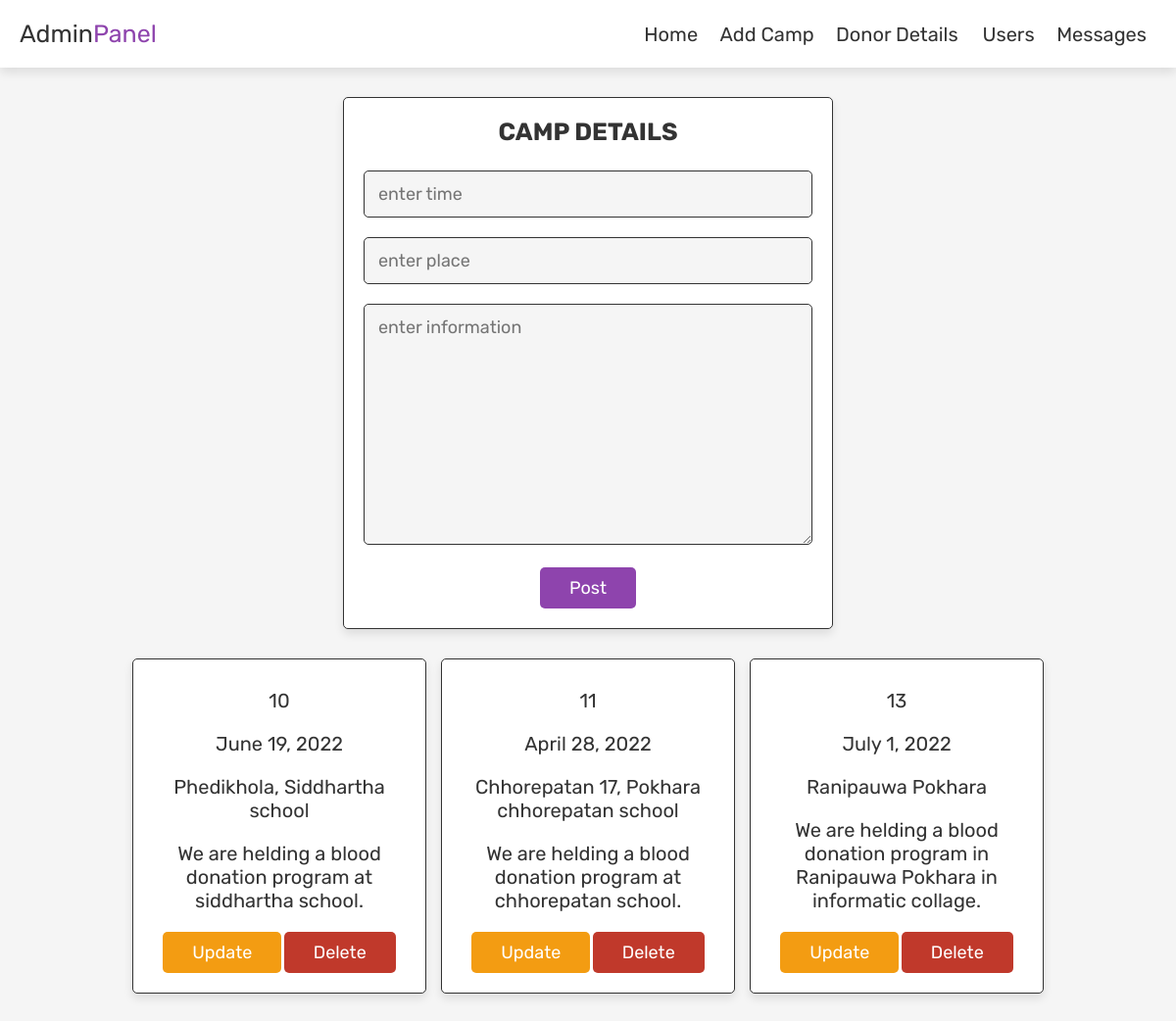
Screenshot of /life_shareAdmin/addcamp.php with the database file from the repository.
### tables this page shows
CREATE TABLE `donorcampinfo` (
  `camp_id` int(11) NOT NULL,
  `time` varchar(50) NOT NULL,
  `place` varchar(50) NOT NULL,
  `information` text NOT NULL
);

### life_shareAdmin/addcamp.php (the view, shortened to what this page needs)
<?php
include 'config.php';
?>
<!DOCTYPE html>
<html lang="en">
<head>
    <link rel="stylesheet" href="css/admin_style.css">
</head>
<body>
<?php include 'header.php'; ?>
<section class="add-products">
<form action="" method="post" enctype="multipart/form-data">
      <h3>Camp Details</h3>
      <input type="text" name="time" required placeholder="enter time" class="box">
      <input type="text" name="place" required placeholder="enter place" class="box">
      <textarea name="information" class="box" placeholder="enter information" id="" cols="30" rows="10"></textarea>
      <input type="submit" value="Post" name="submit" class="btn">
   </form>
</section>
<section class="show-products">
   <div class="box-container">
      <?php
         $select_jobs = mysqli_query($db, "SELECT * FROM `donorcampinfo`") or die('query failed');
         if(mysqli_num_rows($select_jobs) > 0){
            while($fetch_jobs = mysqli_fetch_assoc($select_jobs)){
      ?>
      <div class="box">
         <div class="name"><?php echo $fetch_jobs['camp_id']; ?></div>
         <div class="name"><?php echo $fetch_jobs['time']; ?></div>
         <div class="name"><?php echo $fetch_jobs['place']; ?></div>
         <div class="name"><?php echo $fetch_jobs['information']; ?></div>
         <a href="addcamp.php?update=<?php echo $fetch_jobs['camp_id']; ?>" class="option-btn">update</a>
         <a href="addcamp.php?delete=<?php echo $fetch_jobs['camp_id']; ?>" onclick="return confirm('delete this product?');" class="delete-btn">delete</a>
      </div>
      <?php
         }
      }else{
         echo '<p class="empty">no products added yet!</p>';
      }
      ?>
   </div>
</section>
</body>
</html>

### life_shareAdmin/css/admin_style.css (style rules this page uses)
:root { --purple:#8e44ad; --red:#c0392b; --orange:#f39c12; --black:#333; --white:#fff; --light-color:#666; --light-white:#ccc; --light-bg:#f5f5f5; --border:.1rem solid var(--black); --box-shadow:0 .5rem 1rem rgba(0,0,0,.1); }
* { font-family: 'Rubik', sans-serif; margin:0; padding:0; box-sizing: border-box; outline: none; border:none; text-decoration: none; transition:all .2s linear; }
html { font-size: 62.5%; overflow-x: hidden; }
body { background-color: var(--light-bg); }
section { padding:3rem 2rem; }
.btn, .option-btn, .delete-btn, .white-btn { display: inline-block; margin-top: 1rem; padding:1rem 3rem; cursor: pointer; color:var(--white); font-size: 1.8rem; border-radius: .5rem; text-transform: capitalize; }
.white-btn, .btn { background-color: var(--purple); }
.option-btn { background-color: var(--orange); }
.delete-btn { background-color: var(--red); }
.add-products form { background-color: var(--white); border-radius: .5rem; padding:2rem; text-align: center; box-shadow: var(--box-shadow); border:var(--border); max-width: 50rem; margin:0 auto; }
.add-products form h3 { font-size: 2.5rem; text-transform: uppercase; color:var(--black); margin-bottom: 1.5rem; }
.add-products form .box { width: 100%; background-color: var(--light-bg); border-radius: .5rem; margin:1rem 0; padding:1.2rem 1.4rem; color:var(--black); font-size: 1.8rem; border:var(--border); }
.show-products .box-container { display: grid; grid-template-columns: repeat(auto-fit, 30rem); justify-content: center; gap:1.5rem; max-width: 1200px; margin:0 auto; align-items: flex-start; }
.show-products { padding-top: 0; }
.show-products .box-container .box { text-align: center; padding:2rem; border-radius: .5rem; border:var(--border); box-shadow: var(--box-shadow); background-color: var(--white); }
.show-products .box-container .box .name { padding:1rem 0; font-size: 2rem; color:var(--black); }

### rows the page displays
donorcampinfo: camp_id "10", time "June 19, 2022", place "Phedikhola, Siddhartha school", information "We are helding a blood donation program at siddhartha school."
donorcampinfo: camp_id "11", time "April 28, 2022", place "Chhorepatan 17, Pokhara chhorepatan school", information "We are helding a blood donation program at chhorepatan school."
donorcampinfo: camp_id "13", time "July 1, 2022", place "Ranipauwa Pokhara", information "We are helding a blood donation program in Ranipauwa Pokhara in informatic collage."
